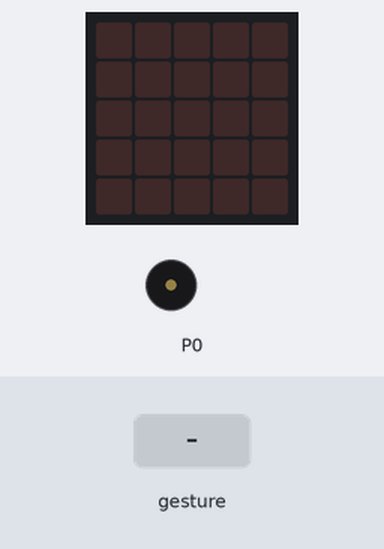
Recording of a program running on a simulated BBC micro:bit running MicroPython. Shown: the board's 5×5 LED display, buzzer (waves = sounding). The inputs (shaded band) are chosen by the test bench. A tilt is held for 1.5 s and a shake lasts 1 s, then the board lies face up again.

Above: at 1.2 s.
1.3 s: gesture 'shake'
At 1.74 s:
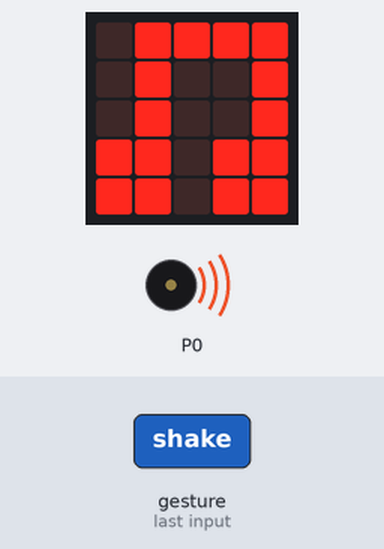
4.3 s: gesture 'shake'
At 4.5 s:
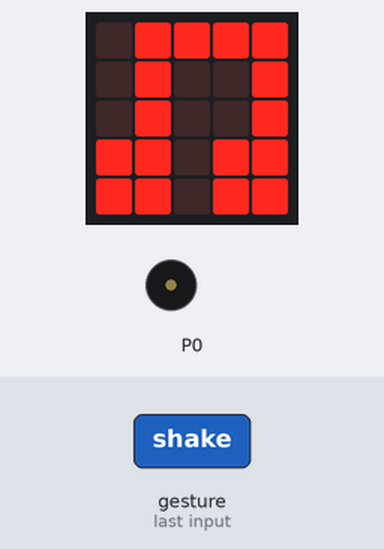
Timing chart, 0 to 7.3 s (numbered marks = the images above; inputs shaded):
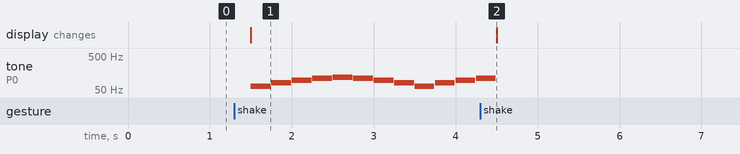

The program:

Minimilast_Music.py
```python
from microbit import *
import music

playing = False

while True:
    if accelerometer.was_gesture('shake'):
        if playing:
            music.stop()
            display.clear()
            playing = False
        else:
            display.show(Image.MUSIC_QUAVERS)
            music.play(music.BLUES, loop=True, wait=False)
            playing = True
```

Measured:
- after the input at 1.3 s, tone on P0: plays 65 Hz for 0.24 s, 82 Hz for 0.24 s, 98 Hz for 0.24 s, 110 Hz for 0.24 s, 117 Hz for 0.24 s, 110 Hz for 0.24 s … (12 notes in this stretch), starting after 0.20 s; the display: changes after 0.20 s (image 1)
- after the input at 4.3 s, tone on P0: goes on until 4.5 s, then stays silent
